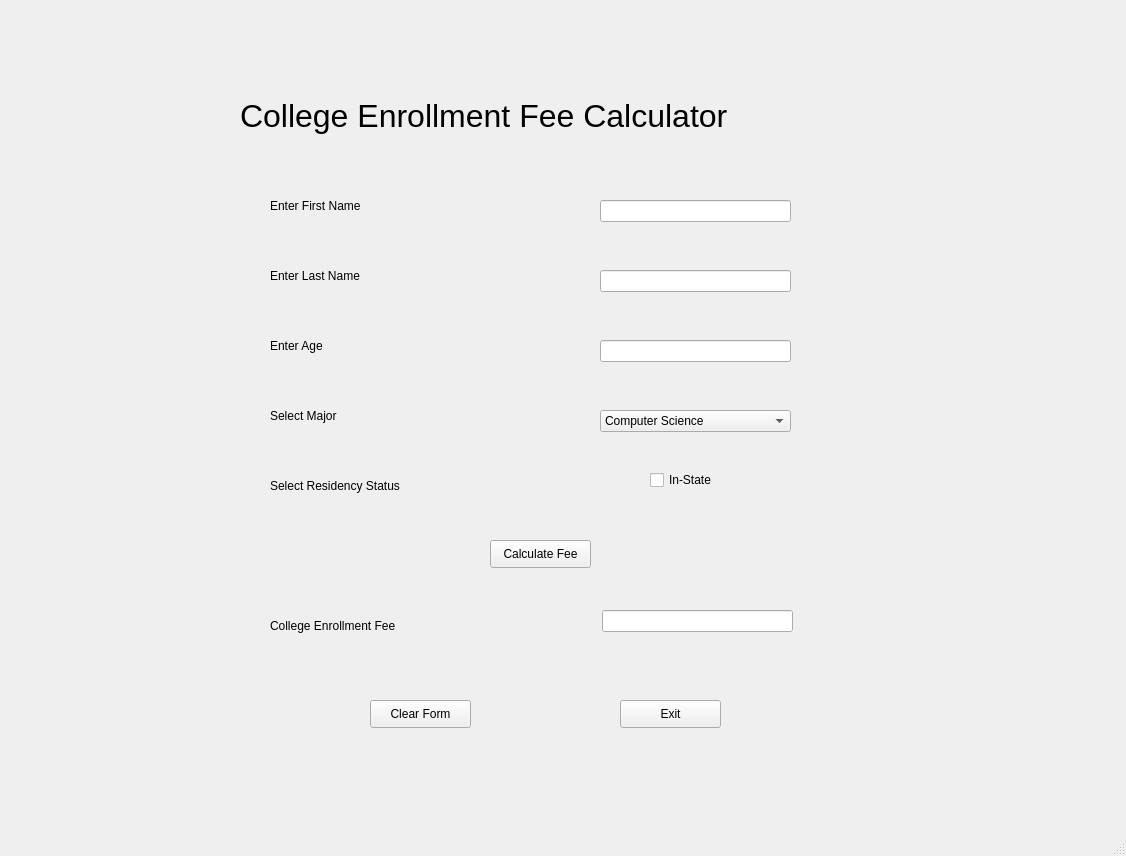
<?xml version="1.0" encoding="UTF-8"?>
<ui version="4.0">
 <class>collegeFeeCalculator</class>
 <widget class="QMainWindow" name="collegeFeeCalculator">
  <property name="geometry">
   <rect>
    <x>0</x>
    <y>0</y>
    <width>1126</width>
    <height>856</height>
   </rect>
  </property>
  <property name="font">
   <font>
    <family>Segoe UI</family>
    <pointsize>9</pointsize>
   </font>
  </property>
  <property name="windowTitle">
   <string>College Fee Calculator</string>
  </property>
  <widget class="QWidget" name="centralwidget">
   <widget class="QLabel" name="lblFirstName">
    <property name="geometry">
     <rect>
      <x>270</x>
      <y>180</y>
      <width>111</width>
      <height>51</height>
     </rect>
    </property>
    <property name="font">
     <font>
      <family>Segoe UI</family>
      <pointsize>9</pointsize>
     </font>
    </property>
    <property name="text">
     <string>Enter First Name</string>
    </property>
   </widget>
   <widget class="QLineEdit" name="txtFirstName">
    <property name="geometry">
     <rect>
      <x>600</x>
      <y>200</y>
      <width>191</width>
      <height>22</height>
     </rect>
    </property>
    <property name="font">
     <font>
      <family>Segoe UI</family>
      <pointsize>9</pointsize>
     </font>
    </property>
   </widget>
   <widget class="QLabel" name="lblLastName">
    <property name="geometry">
     <rect>
      <x>270</x>
      <y>250</y>
      <width>111</width>
      <height>51</height>
     </rect>
    </property>
    <property name="font">
     <font>
      <family>Segoe UI</family>
      <pointsize>9</pointsize>
     </font>
    </property>
    <property name="text">
     <string>Enter Last Name</string>
    </property>
   </widget>
   <widget class="QLineEdit" name="txtLastName">
    <property name="geometry">
     <rect>
      <x>600</x>
      <y>270</y>
      <width>191</width>
      <height>22</height>
     </rect>
    </property>
    <property name="font">
     <font>
      <family>Segoe UI</family>
      <pointsize>9</pointsize>
     </font>
    </property>
   </widget>
   <widget class="QLabel" name="lblAge">
    <property name="geometry">
     <rect>
      <x>270</x>
      <y>320</y>
      <width>111</width>
      <height>51</height>
     </rect>
    </property>
    <property name="font">
     <font>
      <family>Segoe UI</family>
      <pointsize>9</pointsize>
     </font>
    </property>
    <property name="text">
     <string>Enter Age</string>
    </property>
   </widget>
   <widget class="QLineEdit" name="txtAge">
    <property name="geometry">
     <rect>
      <x>600</x>
      <y>340</y>
      <width>191</width>
      <height>22</height>
     </rect>
    </property>
    <property name="font">
     <font>
      <family>Segoe UI</family>
      <pointsize>9</pointsize>
     </font>
    </property>
   </widget>
   <widget class="QComboBox" name="cmbMajor">
    <property name="geometry">
     <rect>
      <x>600</x>
      <y>410</y>
      <width>191</width>
      <height>22</height>
     </rect>
    </property>
    <property name="font">
     <font>
      <family>Segoe UI</family>
      <pointsize>9</pointsize>
     </font>
    </property>
    <item>
     <property name="text">
      <string>Computer Science</string>
     </property>
    </item>
    <item>
     <property name="text">
      <string>Business Administration</string>
     </property>
    </item>
    <item>
     <property name="text">
      <string>Arts and Humanities</string>
     </property>
    </item>
    <item>
     <property name="text">
      <string>Sciences</string>
     </property>
    </item>
   </widget>
   <widget class="QLabel" name="lblMajor">
    <property name="geometry">
     <rect>
      <x>270</x>
      <y>390</y>
      <width>131</width>
      <height>51</height>
     </rect>
    </property>
    <property name="font">
     <font>
      <family>Segoe UI</family>
      <pointsize>9</pointsize>
     </font>
    </property>
    <property name="text">
     <string>Select Major</string>
    </property>
   </widget>
   <widget class="QCheckBox" name="chkResidency">
    <property name="geometry">
     <rect>
      <x>650</x>
      <y>470</y>
      <width>91</width>
      <height>20</height>
     </rect>
    </property>
    <property name="font">
     <font>
      <family>Segoe UI</family>
      <pointsize>9</pointsize>
     </font>
    </property>
    <property name="text">
     <string>In-State</string>
    </property>
   </widget>
   <widget class="QLabel" name="lblResidency">
    <property name="geometry">
     <rect>
      <x>270</x>
      <y>460</y>
      <width>161</width>
      <height>51</height>
     </rect>
    </property>
    <property name="font">
     <font>
      <family>Segoe UI</family>
      <pointsize>9</pointsize>
     </font>
    </property>
    <property name="text">
     <string>Select Residency Status</string>
    </property>
   </widget>
   <widget class="QPushButton" name="btnCalculate">
    <property name="geometry">
     <rect>
      <x>490</x>
      <y>540</y>
      <width>101</width>
      <height>28</height>
     </rect>
    </property>
    <property name="font">
     <font>
      <family>Segoe UI</family>
      <pointsize>9</pointsize>
     </font>
    </property>
    <property name="text">
     <string>Calculate Fee</string>
    </property>
   </widget>
   <widget class="QPushButton" name="btnClear">
    <property name="geometry">
     <rect>
      <x>370</x>
      <y>700</y>
      <width>101</width>
      <height>28</height>
     </rect>
    </property>
    <property name="font">
     <font>
      <family>Segoe UI</family>
      <pointsize>9</pointsize>
     </font>
    </property>
    <property name="text">
     <string>Clear Form</string>
    </property>
   </widget>
   <widget class="QPushButton" name="btnExit">
    <property name="geometry">
     <rect>
      <x>620</x>
      <y>700</y>
      <width>101</width>
      <height>28</height>
     </rect>
    </property>
    <property name="font">
     <font>
      <family>Segoe UI</family>
      <pointsize>9</pointsize>
     </font>
    </property>
    <property name="text">
     <string>Exit</string>
    </property>
   </widget>
   <widget class="QLabel" name="lblTittle">
    <property name="geometry">
     <rect>
      <x>240</x>
      <y>90</y>
      <width>671</width>
      <height>51</height>
     </rect>
    </property>
    <property name="font">
     <font>
      <family>Segoe UI</family>
      <pointsize>24</pointsize>
     </font>
    </property>
    <property name="text">
     <string>College Enrollment Fee Calculator</string>
    </property>
   </widget>
   <widget class="QLabel" name="lblFee">
    <property name="geometry">
     <rect>
      <x>270</x>
      <y>600</y>
      <width>161</width>
      <height>51</height>
     </rect>
    </property>
    <property name="font">
     <font>
      <family>Segoe UI</family>
      <pointsize>9</pointsize>
     </font>
    </property>
    <property name="text">
     <string>College Enrollment Fee</string>
    </property>
   </widget>
   <widget class="QLineEdit" name="txtFee">
    <property name="geometry">
     <rect>
      <x>602</x>
      <y>610</y>
      <width>191</width>
      <height>22</height>
     </rect>
    </property>
    <property name="font">
     <font>
      <family>Segoe UI</family>
      <pointsize>9</pointsize>
     </font>
    </property>
   </widget>
  </widget>
  <widget class="QMenuBar" name="menubar">
   <property name="geometry">
    <rect>
     <x>0</x>
     <y>0</y>
     <width>1126</width>
     <height>26</height>
    </rect>
   </property>
  </widget>
  <widget class="QStatusBar" name="statusbar"/>
 </widget>
 <resources/>
 <connections/>
</ui>
